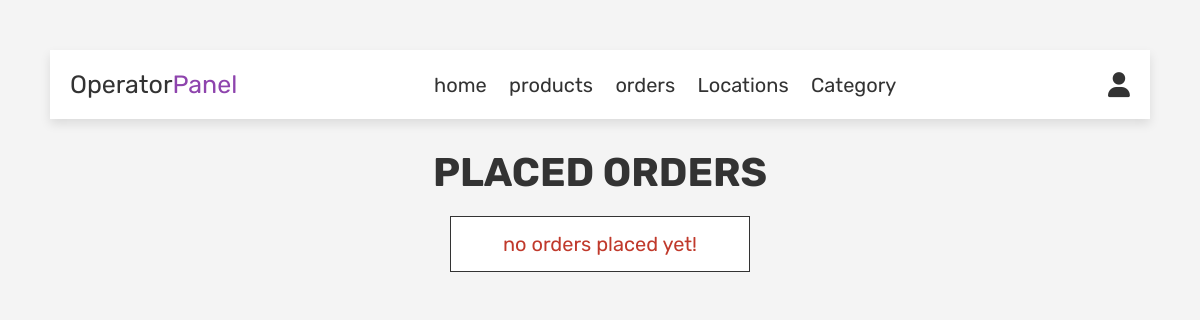
The app's page /operator/operator_order.php, older data.
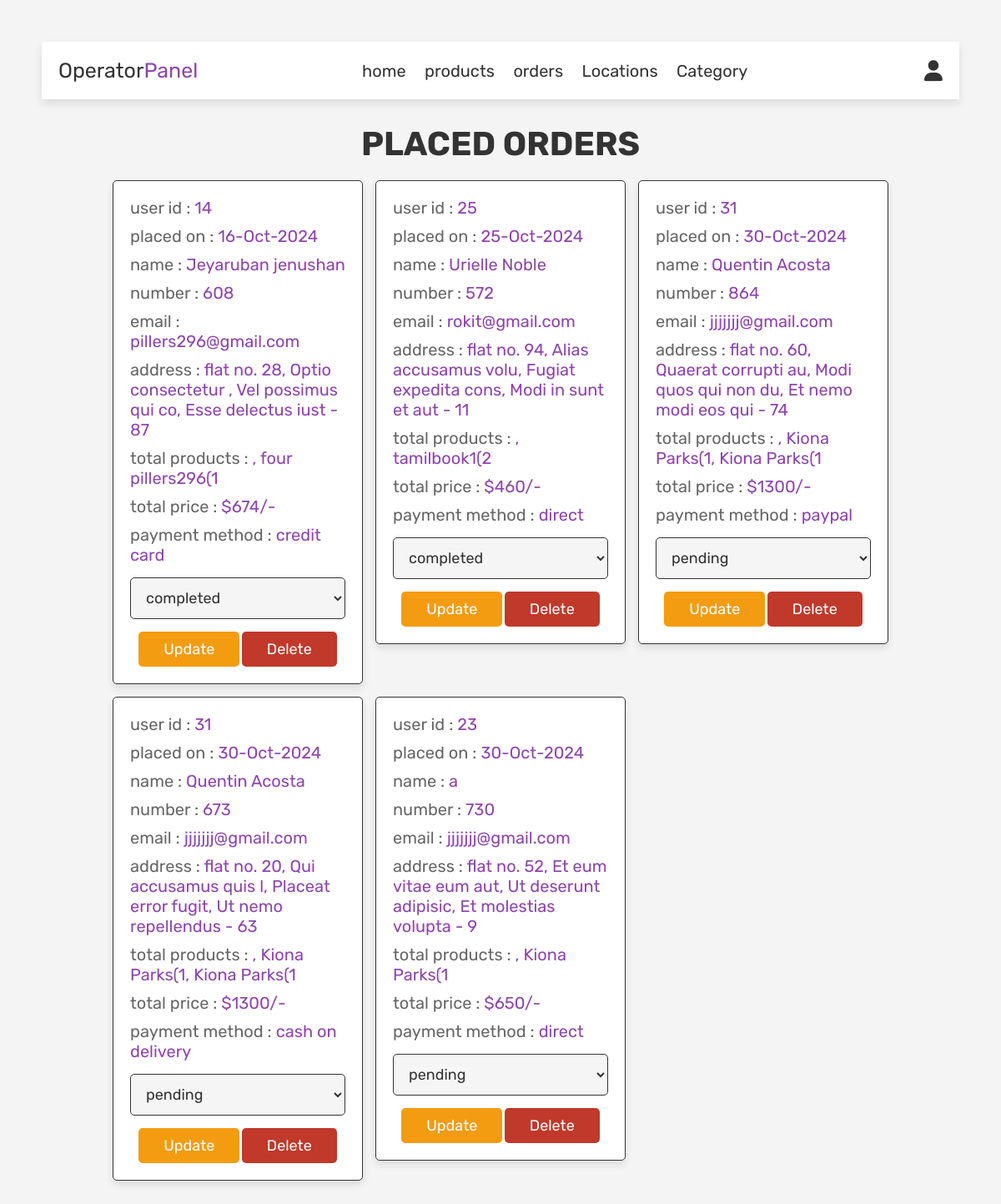
The same page, newer data.
### tables this page shows
CREATE TABLE `orders` (
  `id` int(11) NOT NULL,
  `user_id` int(11) NOT NULL,
  `name` varchar(100) NOT NULL,
  `number` varchar(100) NOT NULL,
  `email` varchar(100) NOT NULL,
  `method` varchar(50) NOT NULL,
  `address` varchar(100) NOT NULL,
  `total_products` varchar(1000) NOT NULL,
  `total_price` int(100) NOT NULL,
  `placed_on` varchar(50) NOT NULL,
  `payment_status` varchar(100) NOT NULL DEFAULT 'pending'
);

### operator/operator_order.php (the view, shortened to what this page needs)
<?php
require_once '../config.php';
?>
<!DOCTYPE html>
<html lang="en">
<head>
   <link rel="stylesheet" href="https://cdnjs.cloudflare.com/ajax/libs/font-awesome/6.0.0/css/all.min.css">
   <link rel="stylesheet" href="../css/admin_style.css">
</head>
<body>
<?php include 'operator_header.php'; ?>
<section class="orders">
   <h1 class="title">placed orders</h1>
   <div class="box-container">
      <?php
      $select_orders = mysqli_query($conn, "SELECT * FROM `orders`") or die('query failed');
      if(mysqli_num_rows($select_orders) > 0){
         while($fetch_orders = mysqli_fetch_assoc($select_orders)){
      ?>
      <div class="box">
         <p> user id : <span><?php echo $fetch_orders['user_id']; ?></span> </p>
         <p> placed on : <span><?php echo $fetch_orders['placed_on']; ?></span> </p>
         <p> name : <span><?php echo $fetch_orders['name']; ?></span> </p>
         <p> number : <span><?php echo $fetch_orders['number']; ?></span> </p>
         <p> email : <span><?php echo $fetch_orders['email']; ?></span> </p>
         <p> address : <span><?php echo $fetch_orders['address']; ?></span> </p>
         <p> total products : <span><?php echo $fetch_orders['total_products']; ?></span> </p>
         <p> total price : <span>$<?php echo $fetch_orders['total_price']; ?>/-</span> </p>
         <p> payment method : <span><?php echo $fetch_orders['method']; ?></span> </p>
         <form action="" method="post">
            <select name="update_payment">
               <option value="" selected disabled><?php echo $fetch_orders['payment_status']; ?></option>
            </select>
            <input type="submit" value="update" name="update_order" class="option-btn">
            <a href="operator_order.php?delete=<?php echo $fetch_orders['id']; ?>" onclick="return confirm('delete this order?');" class="delete-btn">delete</a>
         </form>
      </div>
      <?php
         }
      }else{
         echo '<p class="empty">no orders placed yet!</p>';
      }
      ?>
   </div>
</section>
</body>
</html>

### operator/operator_header.php (shortened to what this page needs)
<header class="header">
   <div class="flex">
      <a href="operator_page.php" class="logo">Operator<span>Panel</span></a>
      <nav class="navbar">
         <a href="operator_page.php">home</a>
         <a href="operator_product.php">products</a>
         <a href="operator_order.php">orders</a>
         <a href="operator_location.php">Locations</a>
         <a href="operator_category.php">Category</a>
      </nav>
      <div class="icons">
         <div id="user-btn" class="fas fa-user"></div>
      </div>
   </div>
</header>

### css/admin_style.css (style rules this page uses)
:root { --purple:#8e44ad; --red:#c0392b; --orange:#f39c12; --black:#333; --white:#fff; --light-color:#666; --light-white:#ccc; --light-bg:#f5f5f5; --border:.1rem solid var(--black); --box-shadow:0 .5rem 1rem rgba(0,0,0,.1); }
* { font-family: 'Rubik', sans-serif; margin:0; padding:0; box-sizing: border-box; outline: none; border:none; text-decoration: none; transition:all .2s linear; }
html { font-size: 62.5%; overflow-x: hidden; }
body { background-color: var(--light-bg); }
section { padding:3rem 2rem; }
.title { text-align: center; margin-bottom: 2rem; text-transform: uppercase; color:var(--black); font-size: 4rem; }
.btn, .option-btn, .delete-btn, .white-btn { display: inline-block; margin-top: 1rem; padding:1rem 3rem; cursor: pointer; color:var(--white); font-size: 1.8rem; border-radius: .5rem; text-transform: capitalize; }
.option-btn { background-color: var(--orange); }
.delete-btn { background-color: var(--red); }
.header { position: sticky; top:0; left:0; right:0; z-index: 1000; background-color: var(--white); box-shadow: var(--box-shadow); }
.header .flex { display: flex; align-items: center; padding:2rem; justify-content: space-between; position: relative; max-width: 1200px; margin:0 auto; }
.header .flex .logo { font-size: 2.5rem; color:var(--black); }
.header .flex .logo span { color:var(--purple); }
.header .flex .navbar a { margin:0 1rem; font-size: 2rem; color:var(--black); }
.header .flex .icons div { margin-left: 1.5rem; font-size: 2.5rem; cursor: pointer; color:var(--black); }
.orders .box-container { display: grid; grid-template-columns: repeat(auto-fit, 30rem); justify-content: center; gap:1.5rem; max-width: 1200px; margin:0 auto; align-items: flex-start; }
.orders .box-container .box { background-color: var(--white); padding:2rem; border:var(--border); box-shadow: var(--box-shadow); border-radius: .5rem; }
.orders .box-container .box p { padding-bottom: 1rem; font-size: 2rem; color:var(--light-color); }
.orders .box-container .box p span { color:var(--purple); }
.orders .box-container .box form { text-align: center; }
.orders .box-container .box form select { border-radius: .5rem; margin:.5rem 0; width: 100%; background-color: var(--light-bg); border:var(--border); padding:1.2rem 1.4rem; font-size: 1.8rem; color:var(--black); }
body { font-family: Arial, sans-serif; margin: 50px; background-color: #f4f4f4; }
.empty { padding:1.5rem; text-align: center; border:var(--border); background-color: var(--white); color:var(--red); font-size: 2rem; }

Row changes from the older to the newer data that the page shows:
added orders: user "14", placed_on "16-Oct-2024", name "Jeyaruban jenushan", number "608", email "pillers296@gmail.com", address "flat no. 28, Optio consectetur , Vel possimus qui co, Esse delectus iust - 87", total_products ", four pillers296(1", total_price "674", method "credit card", update_payment "completed"
added orders: user "25", placed_on "25-Oct-2024", name "Urielle Noble", number "572", email "rokit@gmail.com", address "flat no. 94, Alias accusamus volu, Fugiat expedita cons, Modi in sunt et aut - 11", total_products ", tamilbook1(2", total_price "460", method "direct", update_payment "completed"
added orders: user "31", placed_on "30-Oct-2024", name "Quentin Acosta", number "864", email "jjjjjjj@gmail.com", address "flat no. 60, Quaerat corrupti au, Modi quos qui non du, Et nemo modi eos qui - 74", total_products ", Kiona Parks(1, Kiona Parks(1", total_price "1300", method "paypal", update_payment "pending"
added orders: user "31", placed_on "30-Oct-2024", name "Quentin Acosta", number "673", email "jjjjjjj@gmail.com", address "flat no. 20, Qui accusamus quis l, Placeat error fugit, Ut nemo repellendus - 63", total_products ", Kiona Parks(1, Kiona Parks(1", total_price "1300", method "cash on delivery", update_payment "pending"
added orders: user "23", placed_on "30-Oct-2024", name "a", number "730", email "jjjjjjj@gmail.com", address "flat no. 52, Et eum vitae eum aut, Ut deserunt adipisic, Et molestias volupta - 9", total_products ", Kiona Parks(1", total_price "650", method "direct", update_payment "pending"
Text that changed along with them:
text no longer shown: "no orders placed yet!"
